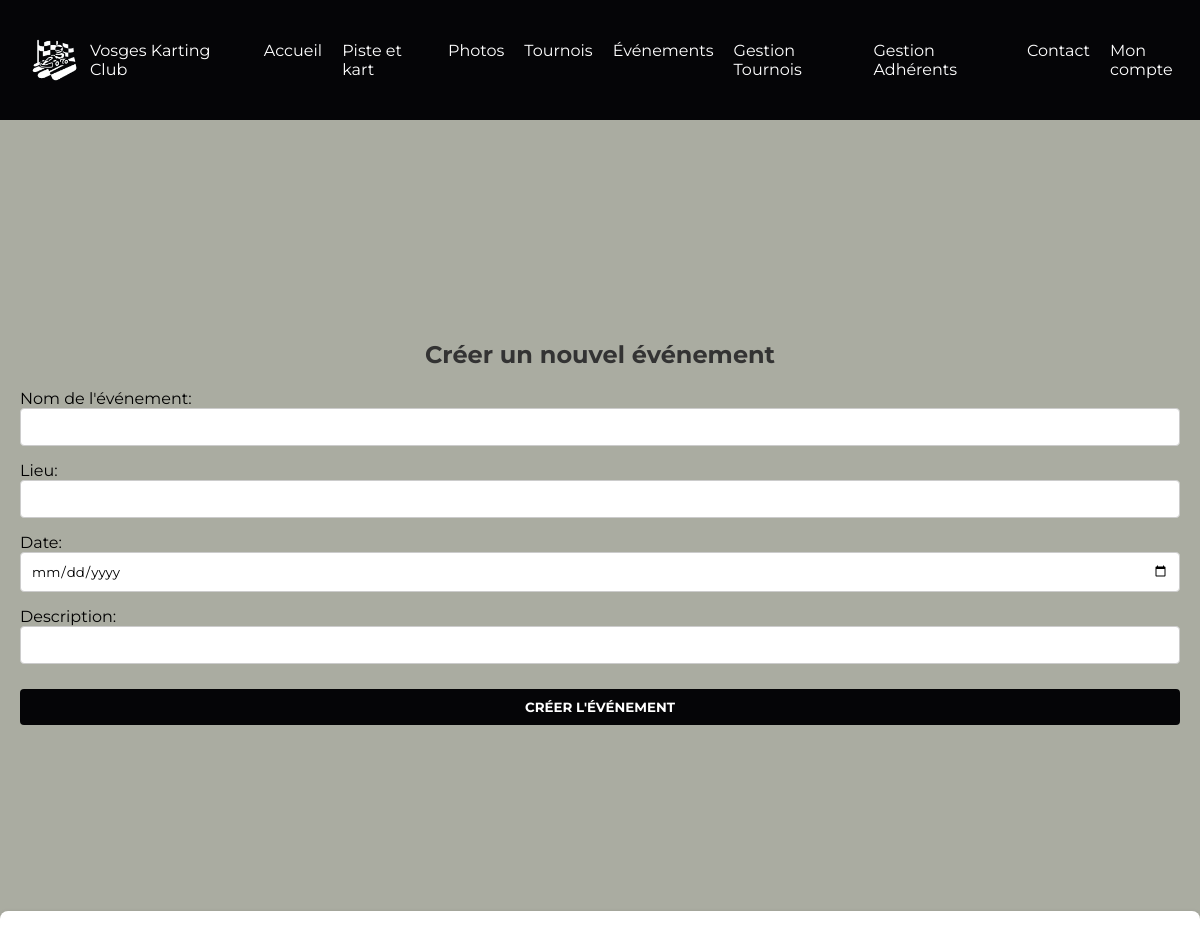
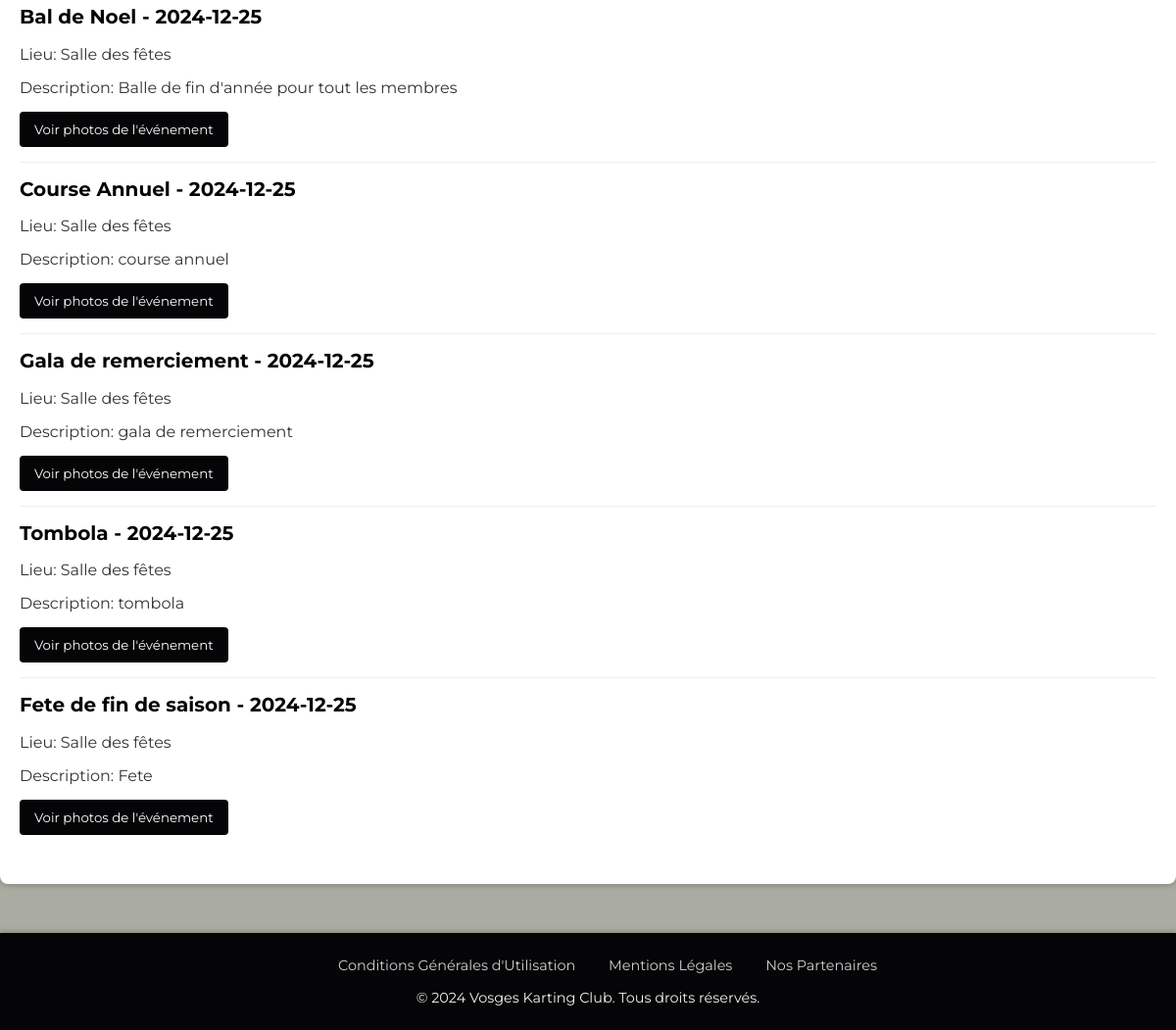
Page /php/event/event.php (signed in) on the committed database (2 pictures, top to bottom).
### php/event/event.php (the view, shortened to what this page needs)
<?php
require_once '../connection/connection.php';
require('../header-footer/header.php');
$evenements = [];
if (isset($_SESSION['user_id'])) {
    $sql1 = "SELECT * FROM evènements ORDER BY date_event DESC";
    $stmt = $pdo->prepare($sql1);
    $stmt->execute();
    $evenements = $stmt->fetchAll(PDO::FETCH_ASSOC);
} else {
    echo "Veuillez vous connecter pour voir les événements.";
    header('Location: ../index/index.php');
    exit();
}
?>
<!DOCTYPE html>
<html lang="en">
<head>
</head>
<body>
    <?php if (isset($_SESSION['admin']) && $_SESSION['admin']) : ?>
        <div class="new-event">
            <h1>Créer un nouvel événement</h1>
            <form action="event.php" method="post">
                <div>
                    <label for="nom_event">Nom de l'événement:</label>
                    <input type="text" id="nom_event" name="nom_event" required>
                </div>
                <div>
                    <label for="lieu_event">Lieu:</label>
                    <input type="text" id="lieu_event" name="lieu_event" required>
                </div>
                <div>
                    <label for="date_event">Date:</label>
                    <input type="date" id="date_event" name="date_event" required>
                </div>
                <div>
                    <label for="description_event">Description:</label>
                    <input type="text" id="description_event" name="description_event">
                </div>
                <button type="submit" name="submit_event">Créer l'événement</button>
            </form>
        </div>
    <?php endif; ?>
    <div class="events-container">
        <?php foreach ($evenements as $evenement) : ?>
            <div class="event">
                <h2><?= htmlspecialchars($evenement['nom_event']) ?> - <?= htmlspecialchars($evenement['date_event']) ?></h2>
                <p>Lieu: <?= htmlspecialchars($evenement['lieu_event']) ?></p>
                <p>Description: <?= htmlspecialchars($evenement['description_event']) ?></p>
                <button onclick="location.href='../pictures/pictures.php?evenement_id=<?= $evenement['event_id'] ?>'">Voir photos de l'événement</button>
            </div>
        <?php endforeach; ?>
    </div>
</body>
<?php
require('../header-footer/footer.php');
?>

### css/style.css (style rules this page uses)
* { font-family: "Montserrat"; }
body { background-color: #AAACA1; margin: 0; padding: 0; -ms-overflow-style: none; scrollbar-width: none; }
* { scrollbar-width: thin; scrollbar-color: #888 #f1f1f1; }
h1 { color: #333; text-align: center; margin-top: 120px; }
.new-tournois, .new-event { max-width:1500px; margin: auto; padding: 20px; border-radius: 8px; margin-top: 200px; }
.new-tournois h1, .new-event h1 { color: #333; font-size: 24px; text-align: center; margin-bottom: 20px; }
.new-event input[type="text"], .new-event input[type="date"], .new-event input[type="number"], .new-event textarea { width: 100%; padding: 10px; margin-bottom: 15px; border: 1px solid #ccc; border-radius: 4px; box-sizing: border-box; }
.new-event button { width: 100%; padding: 10px; background-color: #050507; color: #fff; border: none; border-radius: 4px; cursor: pointer; font-weight: bold; text-transform: uppercase; margin-top: 10px; }
.events-container { padding: 20px; background-color: #fff; box-shadow: 0 2px 5px rgba(0, 0, 0, 0.2); margin-top: 20px; border-radius: 8px; max-width: 1500px; margin-left: auto; margin-right: auto; margin-bottom: 50px; margin-top: 150px; }
.event { border-bottom: 1px solid #eee; padding-bottom: 15px; margin-bottom: 15px; }
.event:last-child { border-bottom: none; }
.event h2 { color: #050507; font-size: 20px; margin-top: 0; }
.event p { color: #333; margin: 5px 0 15px 0; }
.event button { background-color: #050507; color: #fff; padding: 10px 15px; border: none; border-radius: 4px; cursor: pointer; transition: background-color 0.3s; }

### rows in the picture
evènements: nom_event "Bal de Noel", date_event "2024-12-25", lieu_event "Salle des fêtes", description_event "Balle de fin d'année pour tout les membres"
evènements: nom_event "Course Annuel", date_event "2024-12-25", lieu_event "Salle des fêtes", description_event "course annuel"
evènements: nom_event "Gala de remerciement", date_event "2024-12-25", lieu_event "Salle des fêtes", description_event "gala de remerciement"
evènements: nom_event "Tombola", date_event "2024-12-25", lieu_event "Salle des fêtes", description_event "tombola"
evènements: nom_event "Fete de fin de saison", date_event "2024-12-25", lieu_event "Salle des fêtes", description_event "Fete"
